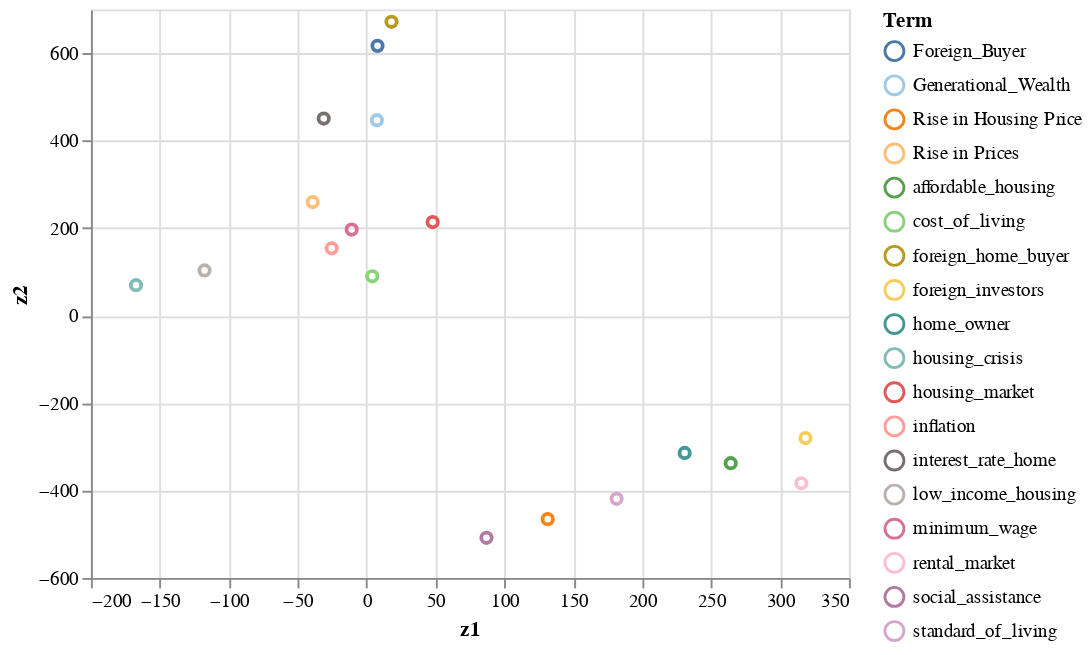

Notebook code for this chart:
### Code cell
# Perplexity = 1
# Click on elements in legend to highlight point on graph!
df_tsne4 = run_tsne_on_tsnedf(X, 1)

df_topics = []

for i in range(0,len(np_arrays_equal)):
    df_topics.append(np_arrays_equal[i].topic.unique())
    
df_topics = np.concatenate(df_topics)

df_tsne4['topic'] = df_topics

alt.data_transformers.disable_max_rows()
selection = alt.selection_multi(fields=['topic'], bind='legend')

alt.Chart(df_tsne4).mark_point().encode(
    x = 'z1',
    y = 'z2',
    color = alt.Color('topic:N', title = 'Term', scale=alt.Scale(scheme='tableau20')),# the person in the photo
    opacity=alt.condition(selection, alt.value(1), alt.value(0.2) )
).add_selection(
    selection
).interactive()

### Figure 1 — Vega-Lite specification as saved in the notebook (floating-point values rounded to 4 significant figures)
{"config": {"view": {"continuousWidth": 400, "continuousHeight": 300}}, "data": {"name": "data-4829fa3c49c45889c51a21185c1301e8"}, "mark": "point", "encoding": {"color": {"type": "nominal", "field": "topic", "scale": {"scheme": "tableau20"}, "title": "Term"}, "opacity": {"condition": {"value": 1, "selection": "selector001"}, "value": 0.2}, "x": {"type": "quantitative", "field": "z1"}, "y": {"type": "quantitative", "field": "z2"}}, "selection": {"selector001": {"type": "multi", "fields": ["topic"], "bind": "legend"}, "selector002": {"type": "interval", "bind": "scales", "encodings": ["x", "y"]}}, "$schema": "https://vega.github.io/schema/vega-lite/v4.8.1.json", "datasets": {"data-4829fa3c49c45889c51a21185c1301e8": [{"z1": 264.2, "z2": -337.5, "topic": "affordable_housing"}, {"z1": 4.138, "z2": 89.81, "topic": "cost_of_living"}, {"z1": 7.934, "z2": 616.8, "topic": "Foreign_Buyer"}, {"z1": 18.06, "z2": 671.8, "topic": "foreign_home_buyer"}, {"z1": 318.5, "z2": -280.2, "topic": "foreign_investors"}, {"z1": 7.445, "z2": 446.8, "topic": "Generational_Wealth"}, {"z1": 230.8, "z2": -314.0, "topic": "home_owner"}, {"z1": 131.4, "z2": -465.4, "topic": "Rise in Housing Price"}, {"z1": -167.3, "z2": 69.56, "topic": "housing_crisis"}, {"z1": 47.97, "z2": 213.8, "topic": "housing_market"}, {"z1": -25.34, "z2": 153.8, "topic": "inflation"}, {"z1": -31.1, "z2": 450.6, "topic": "interest_rate_home"}, {"z1": -117.6, "z2": 103.3, "topic": "low_income_housing"}, {"z1": -10.79, "z2": 196.7, "topic": "minimum_wage"}, {"z1": 315.4, "z2": -383.3, "topic": "rental_market"}, {"z1": -39.09, "z2": 259.7, "topic": "Rise in Prices"}, {"z1": 86.98, "z2": -508.2, "topic": "social_assistance"}, {"z1": 181.4, "z2": -419.0, "topic": "standard_of_living"}]}}
